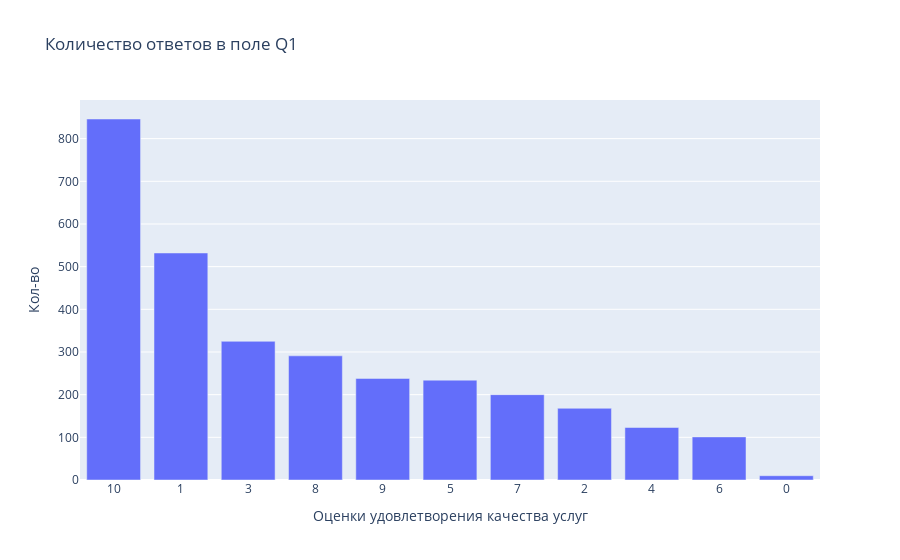

The cell this chart's notebook holds for it:
### Markdown cell above
Поскольку единожды употребляемых ответов много, не буду визуализировать их на графике чтобы не портить его читаемость

### Code cell
# Массив ответов на опрос №1 (для визуальной оценки структуры наполнения ответов)
count_answers_Q1 = df.Q1.value_counts()[df.Q1.value_counts()>2]

fig = go.Figure()
fig.add_trace(go.Bar(x=count_answers_Q1.index,
                     y=count_answers_Q1.values,

))
fig.update_layout(title='Количество ответов в поле Q1',
                  xaxis_title='Оценки удовлетворения качества услуг',
                  yaxis_title='Кол-во')
fig.show()

### Figure 1 — Plotly figure (JSON) as saved in the notebook; plotly's stock layout.template omitted (floating-point values rounded to 4 significant figures)
{"data": [{"type": "bar", "x": ["10", "1", "3", "8", "9", "5", "7", "2", "4", "6", "0"], "y": [846, 532, 325, 291, 238, 234, 200, 168, 123, 101, 10]}], "layout": {"title": {"text": "Количество ответов в поле Q1"}, "xaxis": {"title": {"text": "Оценки удовлетворения качества услуг"}}, "yaxis": {"title": {"text": "Кол-во"}}}}
